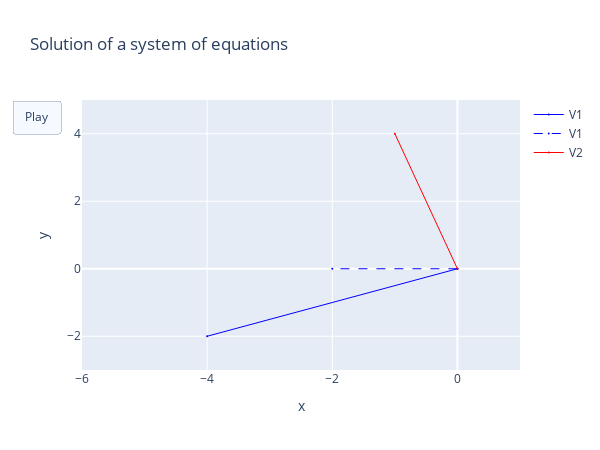

Write notebook code for a chart like this one.
### Code cell
# Scale in the x direction

def create_frame_data1(v1, v2, A):
    v1_tr, v2_tr = A @ v1, v2

    return [
        go.Scatter(
            x=[0, v1_tr[0]],
            y=[0, v1_tr[1]],
            mode='lines+markers',
            name='V1',
            line=dict(color='blue', width=1),
            marker=dict(size=2)
        ),
        go.Scatter(
            x=[0, v1[0]],
            y=[0, v1[1]],
            mode='lines+markers',
            name='V1',
            line=dict(color='blue', width=1, dash='dash'),
            marker=dict(size=2)
        ),
        go.Scatter(
            x=[0, v2_tr[0]],
            y=[0, v2_tr[1]],
            mode='lines+markers',
            name='V2',
            line=dict(color='red', width=1),
            marker=dict(size=2)
        ),
    ]

def create_animation1(v1_list, v2, A, xrange=[-2.3, 2.3], yrange=[-2.3, 2.3], title='Area and stretching in the x direction'):    
    # Plot the unit vectors and their sum
    fig = go.Figure(
        data=create_frame_data1(v1_list[0], v2, A),
        layout=go.Layout(
            title=title,
            xaxis=dict(title='x', range=xrange),  # Set X-axis range
            yaxis=dict(title='y', range=yrange),  # Set Y-axis range
            showlegend=True,
            width=800,
            height=600
        ),
    )

    frames = [go.Frame(data = create_frame_data1(v1, v2, A)) for v1 in v1_list]

    fig.update_layout(width=600, height=450,
            updatemenus = [
                dict(type = "buttons",
                    buttons = [
                        dict(
                    args = [None, {"frame": {"duration": 50, "redraw": False},
                                    "fromcurrent": True, "transition": {"duration": 10}}],
                    label = "Play",
                    method = "animate",
                    )])])

    fig.update(frames=frames)
    
    return fig


v2 = np.array([-1, 4])

A = np.array([[2, -1], [1, 3]])

sol = np.linalg.solve(A, v2)

v1_list = [np.array([v1_, v2_]) for v1_, v2_ in zip(np.linspace(-2, sol[0], 50), np.linspace(0, sol[1], 50))]

fig9 = create_animation1(v1_list, v2, A, xrange=[-6, 1], yrange=[-3, 5], title='Solution of a system of equations')
fig9.show()

### Figure 1 — Plotly figure (JSON) as saved in the notebook; plotly's stock layout.template omitted (floating-point values rounded to 4 significant figures)
{"data": [{"line": {"color": "blue", "width": 1}, "marker": {"size": 2}, "mode": "lines+markers", "name": "V1", "type": "scatter", "x": [0, -4], "y": [0, -2]}, {"line": {"color": "blue", "dash": "dash", "width": 1}, "marker": {"size": 2}, "mode": "lines+markers", "name": "V1", "type": "scatter", "x": [0, -2], "y": [0, 0]}, {"line": {"color": "red", "width": 1}, "marker": {"size": 2}, "mode": "lines+markers", "name": "V2", "type": "scatter", "x": [0, -1], "y": [0, 4]}], "layout": {"height": 450, "showlegend": true, "title": {"text": "Solution of a system of equations"}, "updatemenus": [{"buttons": [{"args": [null, {"frame": {"duration": 50, "redraw": false}, "fromcurrent": true, "transition": {"duration": 10}}], "label": "Play", "method": "animate"}], "type": "buttons"}], "width": 600, "xaxis": {"range": [-6, 1], "title": {"text": "x"}}, "yaxis": {"range": [-3, 5], "title": {"text": "y"}}}}
